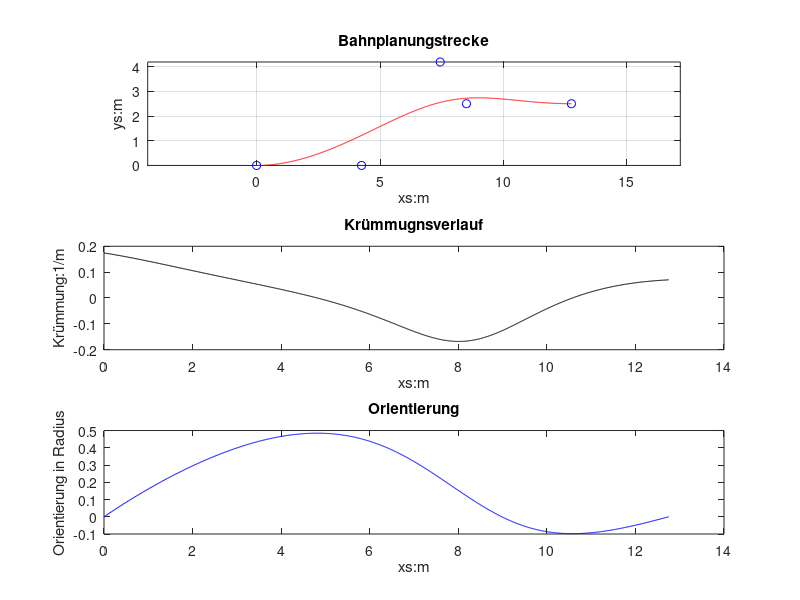

The MATLAB source for this figure:
%% Bacheloarbeit von Li, Yu am 31.10.2021
% Skript zur grafischen Darstellung der Bézier Kurve mit variierten
% Freiheitsgraden
clc
clear 
close all

x0=0;
y0=0;
dy0=0;
xf=12.75;
yf=2.5;
dyf=0;
kappa_M=0.174;

%% die Lösungseinsetzung für 2DOF 
P0=[x0 y0];
P1=[(xf-x0)/3+x0  dy0*(xf-x0)/3+y0];
P3=[xf-(xf-x0)/3  yf];
P4=[xf yf];
% Lösungen hier eingeben
P2=[7.435568564163727,4.190502512335749]; % Kontrollpunkt zum Wendepunkt

%% Die Lösungseinsetzung für 3DOF
% P0=[x0 y0];
% syms x1
% x=[];
% x2=x(1);
% y2=x(2);
% x3=x(3);
% eqns=[dy0*(x1-x0)+y0==(yf-y2)/(x3-x2)*(x1-x2)+y2];
% 
% S=solve(eqns,x1);
% S=double(vpa(S));
% x1=S;
% y1=dy0*(x1-x0)+y0;
% P1=[x1 y1]; 
% P2=[x2 y2];
% P3=[x3 yf];
% P4=[xf yf];

%% Die Lösungseinsetzung für 4DOF
% P0=[x0 y0];
% x=[];
% x1=x(1);
% x2=x(2);
% y2=x(3);
% x3=x(4);
% y1=dy0*(x1-x0)+y0;
% 
% P1=[x1 y1]; 
% P2=[x2 y2];
% P3=[x3 yf];
% P4=[xf yf];
% P=[P0;P1;P2;P3;P4];

%% Die Lösungseinsetzung für 6DOF
% P0=[x0 y0];
% x=[];
% x1=x(1);
% y1=x(2);
% x2=x(3);
% y2=x(4);
% x3=x(5);
% y3=x(6);
% 
% P1=[x1 y1]; 
% P2=[x2 y2];
% % P3=[x3 yf];
% P3=[x3 y3];
% P4=[xf yf];
%% Beginn des Plots
Path=[];
dPath=[];
d2Path=[];
Kappa=[];

for t=0:0.001:1
% P_t=[0 0];    
P_t=P0*(1-t)^4+4*P1*(1-t)^3*t+6*P2*(1-t)^2*t^2+4*P3*(1-t)*t^3+P4*t^4;

dP_t=-4*P0*(1-t)^3+(-12*P1*(1-t)^2*t+4*P1*(1-t)^3)+(-12*P2*(1-t)*t^2+...
    6*P2*(1-t)^2*2*t)+(-4*P3*t^3+4*P3*(1-t)*3*t^2)+4*P4*t^3;

d2P_t=12*P0*(1-t)^2+(24*P1*(1-t)*t-12*P1*(1-t)^2)-12*P1*(1-t)^2+...
    (12*P2*t^2-24*P2*(1-t)*t)+(-12*P2*(1-t)*2*t+12*P2*(1-t)^2)+...
    (-12*P3*t^2-12*P3*t^2+24*P3*(1-t)*t)+12*P4*t^2;

k=(dP_t(1)*d2P_t(2)-dP_t(2)*d2P_t(1))/((dP_t(1)^2+dP_t(2)^2)^(1.5));

Path(end+1,:)=P_t;
dPath(end+1)=dP_t(2)/dP_t(1);
% dPath(end+1,:)=dP_t;
d2Path(end+1,:)=d2P_t;
Kappa(end+1)=k;
% plot(P_t(1),P_t(2),'r');
end

k0=0;
[~,Index]=min(abs(Kappa-k0));

kM=max(abs(Kappa));
subplot(3,1,1);
plot(Path(:,1),Path(:,2),'r');
hold on
plot([P0(1) P1(1) P2(1) P3(1) P4(1)],[P0(2) P1(2) P2(2) P3(2) P4(2)],'bo');
grid on
title('Bahnplanungstrecke');
xlabel('xs:m');
ylabel('ys:m');
% xlim([-0.5 13]);
% ylim([-0.5 4.5]);
axis equal
subplot(3,1,2);
plot(Path(:,1),Kappa,'k');
title('Krümmugnsverlauf');
xlabel('xs:m');
ylabel('Krümmung:1/m');
subplot(3,1,3);
plot(Path(:,1),dPath,'b');
title('Orientierung');
xlabel('xs:m');
ylabel('Orientierung in Radius');


